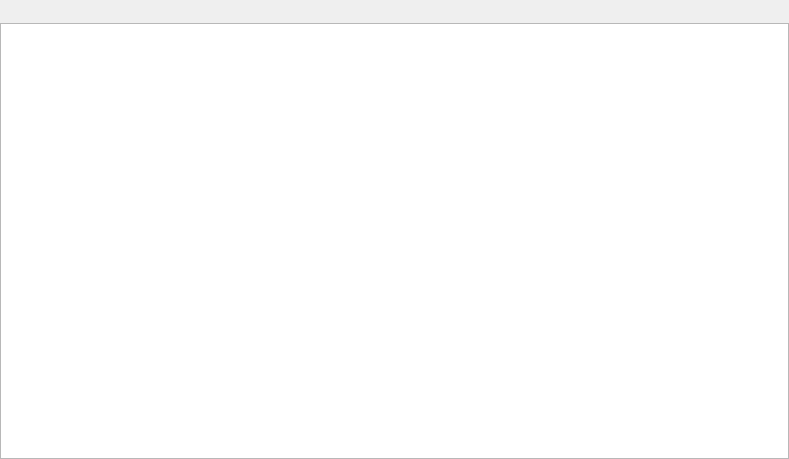
<?xml version="1.0" encoding="UTF-8"?>
<ui version="4.0">
 <class>Form</class>
 <widget class="QWidget" name="Form">
  <property name="geometry">
   <rect>
    <x>0</x>
    <y>0</y>
    <width>789</width>
    <height>459</height>
   </rect>
  </property>
  <property name="windowTitle">
   <string>Form</string>
  </property>
  <layout class="QVBoxLayout" name="verticalLayout">
   <property name="leftMargin">
    <number>0</number>
   </property>
   <property name="topMargin">
    <number>0</number>
   </property>
   <property name="rightMargin">
    <number>0</number>
   </property>
   <property name="bottomMargin">
    <number>0</number>
   </property>
   <item>
    <widget class="QToolBar" name="toolbarStickerList">
     <property name="movable">
      <bool>false</bool>
     </property>
     <property name="floatable">
      <bool>false</bool>
     </property>
    </widget>
   </item>
   <item>
    <widget class="StickerListView" name="listViewStickerList">
     <property name="frameShadow">
      <enum>QFrame::Shadow::Plain</enum>
     </property>
     <property name="editTriggers">
      <set>QAbstractItemView::EditTrigger::NoEditTriggers</set>
     </property>
     <property name="dragEnabled">
       <bool>false</bool>
     </property>
     <property name="dragDropMode">
       <enum>QAbstractItemView::DragDropMode::NoDragDrop</enum>
     </property>
     <property name="viewMode">
      <enum>QListView::ViewMode::IconMode</enum>
     </property>
    </widget>
   </item>
  </layout>
 </widget>
 <customwidgets>
  <customwidget>
   <class>StickerListView</class>
   <extends>QListView</extends>
   <header>ui.sticker_list_view_widget</header>
  </customwidget>
 </customwidgets>
 <resources/>
 <connections/>
</ui>
